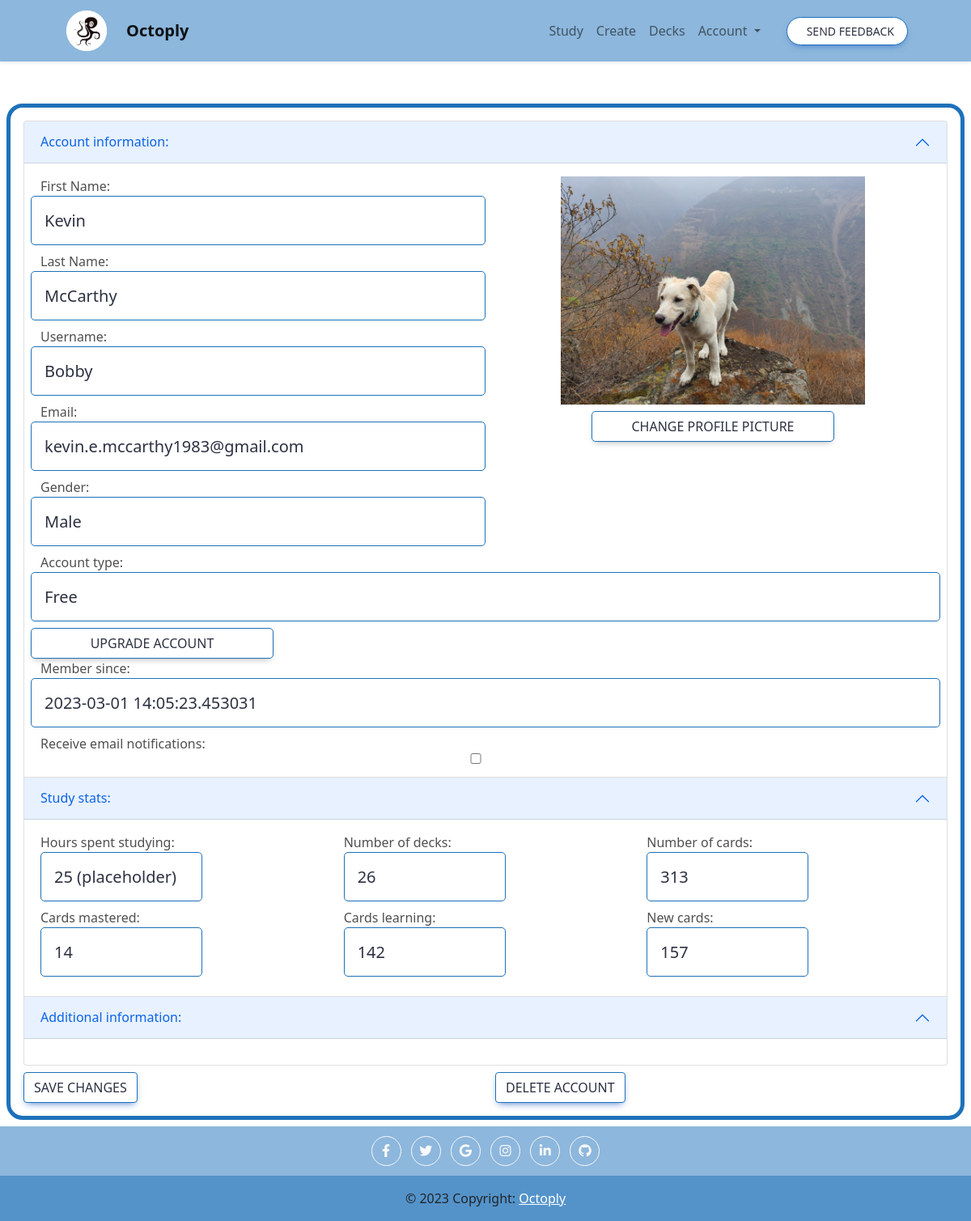
Page /account (signed in) on the committed database.
### app.py (models this page shows, shortened)
class User(db.Model, UserMixin):
    id = db.Column(db.Integer, primary_key=True)
    username = db.Column(db.String(20), nullable=True, unique=True)
    password = db.Column(db.String(80), nullable=True)
    email = db.Column(db.String(255), nullable=False)
    email_confirmed_at = db.Column(db.DateTime())
    first_name = db.Column(db.String(50), nullable=False)
    last_name = db.Column(db.String(50), nullable=False)
    decks = db.relationship("Deck", backref=db.backref("user", lazy="joined"), lazy="select")
    external_id = db.Column(db.String(255), nullable=True)
    external_type = db.Column(db.String(255), nullable=True)
    time_created = db.Column(db.DateTime, default=datetime.utcnow)
    time_accessed= db.Column(db.DateTime, default=datetime.utcnow, onupdate=datetime.utcnow)
    account_type = db.Column(db.String(255), nullable=True, default="free")
    account_status = db.Column(db.String(255), nullable=True, default="active")
    account_expiration = db.Column(db.DateTime, nullable=True)
    account_expiration_reason = db.Column(db.String(255), nullable=True)
    gender = db.Column(db.String(255), nullable=True)
    pic = db.Column(db.String(255), nullable=True)
    contacted_email = db.Column(db.Boolean, default=False)
    dob = db.Column(db.DateTime, nullable=True)
    def quantity_decks(self):
        return len(self.decks)
    def quantity_cards(self):
        return sum([len(deck.cards) for deck in self.decks])
    def quantity_cards_mastered(self):
        counter = 0
        for deck in self.decks:
            for card in deck.cards:
                if card.box_id == 3:
                    counter += 1
        return counter
    def quantity_cards_learning(self):
        counter = 0
        for deck in self.decks:
            for card in deck.cards:
                if card.box_id != 3 and card.times_asked != 0:
                    counter += 1
        return counter
    def quantity_cards_new(self):
        counter = 0
        for deck in self.decks:
            for card in deck.cards:
                if card.times_asked == 0:
                    counter += 1
        return counter

class Card(db.Model):
    id = db.Column(db.Integer, primary_key=True)
    term = db.Column(db.String(50), nullable=False)
    content = db.Column(db.String(255), nullable=False)
    boc_2 = db.Column(db.String(255), nullable=True)
    boc_3 = db.Column(db.String(255), nullable=True)
    boc_4 = db.Column(db.String(255), nullable=True)
    img = db.Column(db.String(255), nullable=True)
    sound = db.Column(db.String(255), nullable=True)
    boc_id = db.Column(db.Float(10), nullable=True)
    box_id = db.Column(db.Float(10), nullable=True, default=0)
    interval = db.Column(db.Integer, default=1)
    time_updated = db.Column(db.DateTime, default=datetime.utcnow)
    times_asked = db.Column(db.Integer, default=0)
    times_correct = db.Column(db.Integer, default=0)
    times_correct_row = db.Column(db.Integer, default=0)
    create_method = db.Column(db.String(255), nullable=True)
    time_created = db.Column(db.DateTime, default=datetime.utcnow)
    category = db.Column(db.String(255), nullable=True)
    edited = db.Column(db.Integer, default=0)
    diff_lvl = db.Column(db.Float(100), default=1)
    subject = db.Column(db.String(255), nullable=True)
    topic = db.Column(db.String(255), nullable=True)
    prompt_option = db.Column(db.String(255), nullable=True)
    prompt_option2 = db.Column(db.String(255), nullable=True)
    trans_option = db.Column(db.String(255), nullable=True)
    len_option = db.Column(db.String(255), nullable=True)
    qmin_option = db.Column(db.String(255), nullable=True)
    qmax_option = db.Column(db.String(255), nullable=True)

### app.py (the view, shortened to what this page needs)
@app.route("/account", methods = ["POST", "GET"])
@login_required
def account():
    user = User.query.filter_by(id=current_user.id).first()
    return render_template("account.html", title="Account", user = user)

### app.py (called while the page is built)
@login_manager.user_loader
def load_user(user_id):
    return User.query.get(int(user_id))

@app.after_request
def after_request(response):
    response.headers["Cache-Control"] = "no-cache, no-store, must-revalidate"
    response.headers["Expires"] = 0
    response.headers["Pragma"] = "no-cache"
    response.headers["Referrer-Policy"] = "no-referrer-when-downgrade"
    return response

### templates/account.html (shortened to what this page needs)
{% extends "layout.html" %} {% block title %} Extractor {% endblock %} {% block
main_0 %}
<div class="col box_0 p-3 m-2">
  <form method="POST" action="{{ url_for('account') }}">
    <div class="accordion" id="accordionExample">
      <div class="accordion-item">
        <h2 class="accordion-header" id="headingOne">
          <button class="accordion-button" type="button" data-bs-toggle="collapse" data-bs-target="#collapseOne"
            aria-expanded="true" aria-controls="collapseOne">
            Account information:
          </button>
        </h2>
        <div id="collapseOne" class="accordion-collapse collapse show" aria-labelledby="headingOne"
          data-bs-parent="#accordionExample">
          <div class="accordion-body">
            <div class="row">
              <div class="col-6">
                <div class="row">
                  <label for="first_name">First Name:</label>
                  <input name="first_name" class="card-title box_study input_0 form-control form-control-lg" type="text"
                    id="first_name" placeholder="{{ user.first_name }}" value="{{ user.first_name }}" />
                </div>
                <div class="row">
                  <label for="last_name">Last Name:</label>
                  <input name="last_name" class="card-title box_study input_0 form-control form-control-lg" type="text"
                    id="last_name" placeholder="{{ user.last_name }}" value="{{ user.last_name }}" />
                </div>
                <div class="row">
                  <label for="username">Username:</label>
                  <input name="username" class="card-title box_study input_0 form-control form-control-lg" type="text"
                    id="username" placeholder="{{ user.username }}" value="{{ user.username }}" />
                </div>
                <div class="row">
                  <label for="email">Email:</label>
                  <p name="email" class="card-title box_study input_0 form-control form-control-lg" type="text"
                    id="email" placeholder="{{ user.email }}" value="{{ user.email }}"> {{ user.email }} </p>
                </div>
                <div class="row">
                  <label for="gender">Gender:</label>
                  <select id="gender" name="gender" class="card-title box_study input_0 form-control form-control-lg">
                    <option value="default">{{user.gender}}</option>
                  </select>
                </div>
              </div>
            <br>
            <div class="col-6">
              <div class="row justify-content-center" style="text-align:center">
                {% if user.pic == None %}
                <img src="static/logo1.png" style="max-height:fit-content; max-width:fit-content;" alt="logo">
                {% else %}
                <img src="\{{user.pic}}" style="max-height:400px; max-width:400px;" alt="profile pic">
                {% endif %}
              </div>
              <div class="row justify-content-center mt-2">
                <button type="button" class="btn box_study" data-bs-toggle="modal" data-bs-target="#exampleModal"
                  style="max-width:300px;">Change profile picture</button>
              </div>
            </div>
          </div>
          <div class="row">
            <label for="email">Account type:</label>
            <p name="term" class="card-title box_study input_0 form-control form-control-lg" type="text" id="email"
              placeholder="" value=""> {{user.account_type}} </p>
            <button type="button" class="btn box_study" style="max-width:300px;">Upgrade account</button>
            <label for="email">Member since:</label>
            <p name="term" class="card-title box_study input_0 form-control form-control-lg" type="text" id="email"
              placeholder="" value=""> {{user.time_created}} </p>
            <div class="row">
              <label for="checkbox">Receive email notifications:</label>
              <input class=" " type="checkbox" id="email-checkbox" name="email-checkbox" value="on" />
            </div>
          </div>
        </div>
      </div>
    </div>
    <div class="accordion-item">
      <h2 class="accordion-header" id="headingTwo">
        <button class="accordion-button" type="button" data-bs-toggle="collapse" data-bs-target="#collapseTwo"
          aria-expanded="true" aria-controls="collapseTwo">
          Study stats:
        </button>
      </h2>
      <div id="collapseTwo" class="accordion-collapse collapse show" aria-labelledby="headingTwo"
        data-bs-parent="#accordionExample">
        <div class="accordion-body">
          <div class="row">
<div class = "col-md-4">
            <label for="email">Hours spent studying:</label>
            <p name="term" class="card-title box_study input_0 form-control form-control-lg" style="max-width:200px"type="text" id="email"
              placeholder="" value=""> 25 (placeholder) </p>
</div>   <div class = "col-md-4">
            <label for="email">Number of decks:</label>
            <p name="term" class="card-title box_study input_0 form-control form-control-lg" style="max-width:200px" type="text" id="email"
              placeholder="" value=""> {{user.quantity_decks()}} </p>
            </div>   <div class = "col-md-4">
            <label for="email">Number of cards:</label>
            <p name="term" class="card-title box_study input_0 form-control form-control-lg" style="max-width:200px"type="text" id="email"
              placeholder="" value=""> {{user.quantity_cards()}} </p>
            </div>   <div class = "col-md-4">
            <label for="email">Cards mastered:</label>
            <p name="term" class="card-title box_study input_0 form-control form-control-lg" style="max-width:200px"type="text" id="email"
              placeholder="" value=""> {{user.quantity_cards_mastered()}} </p>
            </div>   <div class = "col-md-4">
            <label for="email">Cards learning:</label>
            <p name="term" class="card-title box_study input_0 form-control form-control-lg" style="max-width:200px"type="text" id="email"
              placeholder="" value=""> {{user.quantity_cards_learning()}} </p>
            </div>   <div class = "col-md-4">
            <label for="email">New cards:</label>
            <p name="term" class="card-title box_study input_0 form-control form-control-lg" style="max-width:200px"type="text" id="email"
              placeholder="" value=""> {{user.quantity_cards_new()}} </p>
            </div>
          </div>
        </div>
      </div>
    </div>
    <div class="accordion-item">
      <h2 class="accordion-header" id="headingThree">
        <button class="accordion-button" type="button" data-bs-toggle="collapse" data-bs-target="#collapseThree"
          aria-expanded="true" aria-controls="collapseThree">
          Additional information:
        </button>
      </h2>
      <div id="collapseThree" class="accordion-collapse collapse show" aria-labelledby="headingThree"
        data-bs-parent="#accordionExample">
        <div class="accordion-body">
        </div>
      </div>
    </div>
</div>
<div class="row mt-2">
  <div class="col-6">
    <button type="submit" class="btn btn-primary" value="Save">Save changes</button>
  </div>
  </form>
  <div class="col-6">
    <button type="button" class="btn btn-primary" data-bs-toggle="modal" data-bs-target="#delModal">Delete account</button>
  </div>
</div>
{% endblock %}

### static/style.css (style rules this page uses)
body { background-color: white !important; background-size: cover; }
.row { --mdb-gutter-x: 0.5rem !important; }
.input_0 { background-color: white !important; color: black; }
.card-title { background-color: white !important; }
.btn-primary { background-color: white !important; color: #2D3142 !important; border-color: #1D71BA !important; }
.box_0 { border: 10px solid !important; align-content: center !important; background-color: white !important; border-width: 5px !important; border-radius: 20px !important; border-color: #1D71BA !important; align-self: center !important; color: #2D3142 !important; }
.box_study { border: 10px solid !important; align-content: center !important; background-color: white !important; border-width: 1px !important; border-radius: 5px !important; border-color: #1D71BA !important; align-self: center !important; color: #2D3142 !important; }
body { display: flex; min-height: 100vh; flex-direction: column; }

### rows in the picture
User: first_name "Kevin", last_name "McCarthy", username "Bobby", email "kevin.e.mccarthy1983@gmail.com", gender "Male", account_type "Free", time_created "2023-03-01 14:05:23.453031"
Card: quantity_cards_learning "142"
Card: quantity_cards_new "157"

### other values in the picture
{{ user.quantity_decks() }} "26"
{{ user.quantity_cards() }} "313"
{{ user.quantity_cards_mastered() }} "14"
